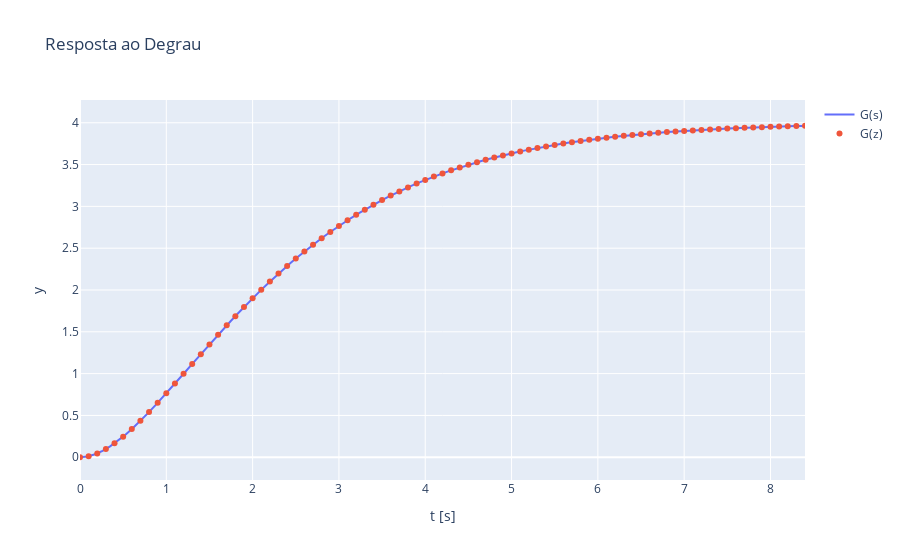

Notebook code cell kept with this figure:
### Code cell
Gd = ctrl.sample_system(Gc, T_s, method='zoh')
td, yd = ctrl.step_response(Gd)

fig = go.Figure(data=go.Scatter(x=tc, y=yc, mode='lines', name='G(s)'))
fig.add_trace(go.Scatter(x=td, y=yd, mode='markers', name='G(z)'))
fig.update_layout(
    title="Resposta ao Degrau",
    xaxis_title="t [s]",
    yaxis_title="y"
)
fig.update_layout(xaxis_range=[0, Nss*T_s])
fig.show()
